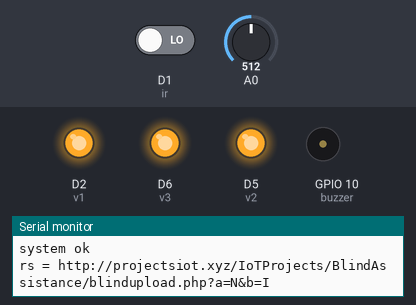
Bench run of a sketch on a simulated ESP8266 (NodeMCU). Shown: output pins drawn as LEDs (lit = HIGH), buzzer (waves = sounding, pin HIGH), the last lines printed to the serial monitor. The inputs (shaded band) are chosen by the test bench; at power-on: A0 = 512, D1 (ir) LOW. WiFi joins after 1.5 s; servers stay silent unless stated; uploads are accepted with an empty reply.

Above: at 9.3 s.
9.4 s: A0 set to 492
At 11.93 s:
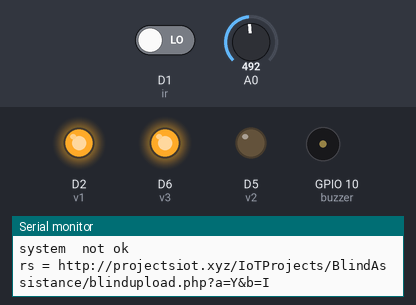
16.6 s: D1 (ir) driven HIGH
At 21.0 s:
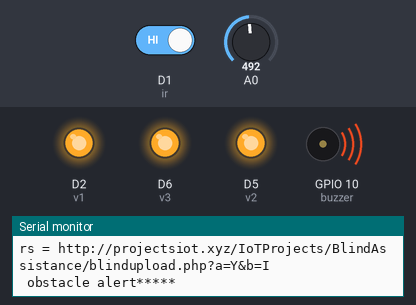
23.8 s: D1 (ir) driven LOW
At 24.47 s:
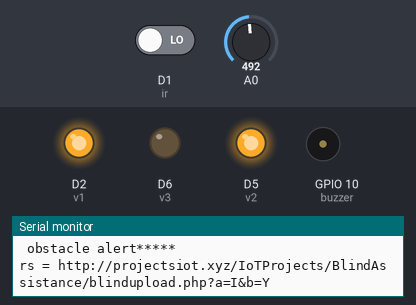
27.3 s: A0 set to 510
At 28.1 s:
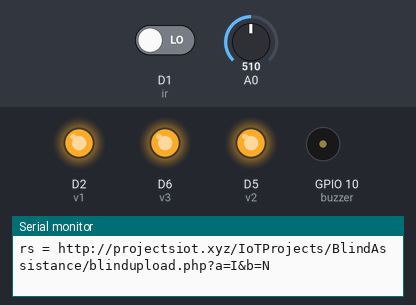
30.8 s: A0 set to 490
At 32.14 s:
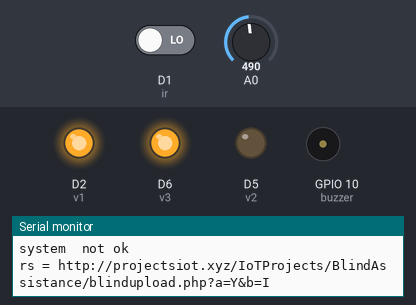
Timing chart, 0 to 37.4 s (numbered marks = the images above; inputs shaded):
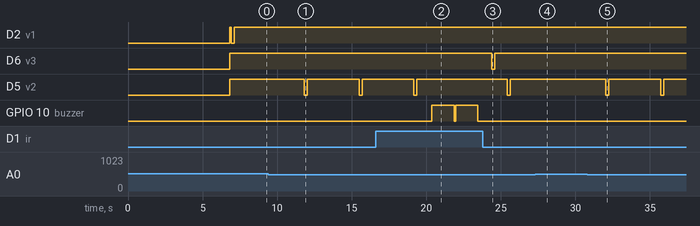

The sketch:

blind_people.ino
```cpp
#include <ESP8266WiFi.h>
#include <ESP8266HTTPClient.h>

#include <LiquidCrystal.h>
#include <String.h>

// WiFi parameters to be configured
const char* ssid = "project12"; // Hoofdlettergevoelig
const char* password = "project123456"; // Hoofdlettergevoelig
String a = "http://sms.scubedigi.com/api.php?username=Mydreamacd&password=Mydre@m123&to=9014449822&from=MYDREM&message=";
String msg = "\0";
String r = "http://projectsiot.xyz/IoTProjects/BlindAssistance/blindupload.php?a=";
String rs = "\0";
String obs = "\0";
String fir = "\0";
int alc;

//LiquidCrystal lcd (D0,D9,D10,D8,D6,D7);
//#define fire_sensor D1
//#define obstacle_sensor D0

//#define m11 D2
//#define m12 D3
//#define m21 D4
//#define m22 D5

#define v1 D2
#define v2 D5
#define v3 D6

#define ir D1

#define buzzer 10


//#define gled D8
//#define rled 1

unsigned int obstacle = 0;
unsigned int fire = 0;
/*
void forward ()
{
  digitalWrite(m11, HIGH);
  digitalWrite(m12, LOW);
  digitalWrite(m21, HIGH);
  digitalWrite(m22, LOW);
  delay(10);
}

void backward ()
{
  digitalWrite(m12, HIGH);
  digitalWrite(m11, LOW);
  digitalWrite(m22, HIGH);
  digitalWrite(m21, LOW);
  delay(10);
}
void left ()
{
  digitalWrite(m12, LOW);
  digitalWrite(m11, HIGH);
  digitalWrite(m21, LOW);
  digitalWrite(m22, HIGH);
  delay(10);
}

void right ()
{

  digitalWrite(m11, LOW);
  digitalWrite(m12, HIGH);
  digitalWrite(m21, HIGH);
  digitalWrite(m22, LOW);
  delay(10);
}
void stopp ()
{
  digitalWrite(m12, LOW);
  digitalWrite(m11, LOW);
  digitalWrite(m22, LOW);
  digitalWrite(m21, LOW);
  delay(10);
}
*/
void beep ()
{
  digitalWrite(buzzer,HIGH); delay(1500);
  digitalWrite(buzzer,LOW); delay(100);
}

void setup() {
  Serial.begin(9600);
  Serial.println("power up");

//pinMode (rled,OUTPUT);
//pinMode (gled,OUTPUT);

//pinMode (m11,OUTPUT);
//pinMode (m12,OUTPUT);
//pinMode (m21,OUTPUT);
//pinMode (m22,OUTPUT);
//pinMode (fire_sensor,INPUT);
//pinMode (obstacle_sensor,INPUT);
pinMode (v1,OUTPUT);
pinMode (v2,OUTPUT);
pinMode (v3,OUTPUT);
pinMode (ir,INPUT);

pinMode (buzzer,OUTPUT);
/*lcd.begin(16, 2);
  lcd.clear();
  lcd.setCursor(0, 0);
  lcd.print("***ASSISTANCE ***");
  lcd.setCursor( 0, 1);
  lcd.print("    FOR BLIND       ");
  delay(2500);

lcd.clear();
lcd.setCursor(0,0);
        lcd.print("CONNECTING--TO");
        lcd.setCursor( 2,1);
         lcd.print(ssid);
         delay(100);
*/
Serial.print("Bezig met verbinden");
  WiFi.begin(ssid, password); // Connect to WiFi

  // while wifi not connected yet, print '.'
  // then after it connected, get out of the loop
  while (WiFi.status() != WL_CONNECTED) {
     delay(500);
     Serial.print(".");
  }

  // Verbonden.
  Serial.println("OK!");

  // Access Point (SSID).
  Serial.print("SSID: ");
  Serial.println(WiFi.SSID());

  // IP adres.
  Serial.print("IP: ");
  Serial.println(WiFi.localIP());
Serial.println("state---------------1");
  // Signaalsterkte.
  long rssi = WiFi.RSSI();
  Serial.print("Signaal sterkte (RSSI): ");
  Serial.print(rssi);
  Serial.println(" dBm");
  Serial.println("");


Serial.print("A = "); Serial.println("http://projectsiot.xyz/IoTProjects/HealthCare/healthupload.php?a=U&b=86&c=L");


if(WiFi.status()== WL_CONNECTED){ //Check WiFi connection status

    HTTPClient http; //Declare an object of class HTTPClient

  http.begin("http://projectsiot.xyz/IoTProjects/DrunkDrive/uploadstatus.php?a=U");

int httpCode = http.GET(); //Send the request
    if (httpCode > 0) { //Check the returning code
      String payload = http.getString(); //Get the request response payload
      Serial.println(payload); //Print the response payload
    }
    http.end(); //Close connection

delay(5000);


digitalWrite(v1,HIGH);
digitalWrite(v2,HIGH);
digitalWrite(v3,HIGH);
delay(100);


digitalWrite(v1,LOW);
digitalWrite(v2,HIGH);
digitalWrite(v3,HIGH);
delay(200);
digitalWrite(v1,HIGH);
digitalWrite(v2,HIGH);
digitalWrite(v3,HIGH);
delay(1000);
}

}


void loop()
{

obstacle = digitalRead(ir);
//fire = digitalRead(fire_sensor);
alc=analogRead(A0);
Serial.print(F("alc = ")); Serial.println(alc);
//delay(2000);
//Serial.print(F("fire = ")); Serial.println(fire);
if((alc<500)||(alc>590))
{
  Serial.println("system  not ok ");

  rs = r+'Y'+ "&b=" + 'I';;
  send2server ();
  /*lcd.setCursor(0, 0);
  lcd.print("SYTEM  OK        ");
  lcd.setCursor( 0, 1);
  lcd.print("                    ");
  delay(1500);
  */


digitalWrite(v1,HIGH);
digitalWrite(v2,LOW);
digitalWrite(v3,HIGH);
delay(200);
digitalWrite(v1,HIGH);
digitalWrite(v2,HIGH);
digitalWrite(v3,HIGH);
delay(1000);


}
else
{
  Serial.println("system ok ");
   rs = r+'N'+ "&b=" + 'I';;
  send2server ();
   /*lcd.setCursor(0, 0);
  lcd.print("SYTEM NOT OK        ");
  lcd.setCursor( 0, 1);
  lcd.print("                    ");
  delay(1500);*/
//  digitalWrite(relay,LOW);
  delay(500);
 // beep();
  //beep();
}
if ((obstacle == 1))
{
   Serial.println(" obstacle alert*****");
  //stopp ();
  beep ();
  beep();
  rs = r+'I'+"&b="+'Y';
  send2server ();
delay(100);

digitalWrite(v3,LOW);
digitalWrite(v2,HIGH);
digitalWrite(v1,HIGH);
delay(200);
digitalWrite(v1,HIGH);
digitalWrite(v2,HIGH);
digitalWrite(v3,HIGH);
delay(100);

}
else
{
rs = r+'I'+"&b="+'N';
  send2server ();
  delay(1000);
}

/*
else if ((obstacle == 1)&&(fire == 0))
{
  Serial.println("obstacle present");
  stopp ();
  beep ();
  rs = r+'N'+"&b="+'Y';
  send2server ();
 delay(200);
  left ();
  delay(700);
  forward ();
  delay(200);
}

else if ((fire == 1)&&(obstacle == 0))
{
  Serial.println("FIRE ALERT");
  stopp ();
  beep ();
  rs = r+'Y'+"&b="+'N';
  send2server ();
  fir = 'Y';
  digitalWrite(relay,HIGH);
  delay(2000);
  digitalWrite(relay,LOW);
  delay(2000);
  forward ();
  delay(200);
}
else
{
  forward ();
   rs = r+'N'+"&b="+'N';
  send2server ();
}*/
} // LOOP

void send2server ()
{
Serial.print("rs = "); Serial.println(rs);
if(WiFi.status()== WL_CONNECTED){ //Check WiFi connection status

    HTTPClient http; //Declare an object of class HTTPClient
 http.begin(rs);

int httpCode = http.GET(); //Send the request
    if (httpCode > 0) { //Check the returning code
      String payload = http.getString(); //Get the request response payload
      Serial.println(payload); //Print the response payload
    }
    http.end(); //Close connection

delay(500);
}
}
```

Measured:
- the behaviour switches between 500 and 499 on A0 (found by bisection; images 0 and 1)
- after the input at 9.4 s, D5 (v2): alternates HIGH for 3.5 s and LOW for 0.20 s, starting after 2.4 s
- after the input at 16.6 s, D5 (v2): goes on until 19.4 s, then stays HIGH; GPIO 10 (buzzer): alternates HIGH for 1.5 s and LOW for 0.10 s, starting after 3.8 s
- after the input at 23.8 s, GPIO 10 (buzzer): stays LOW (without the input it goes to HIGH after 2.8 s)
- after the input at 27.3 s, D5 (v2): stays HIGH (without the input it goes to LOW after 1.8 s)
- after the input at 30.8 s, D5 (v2): alternates HIGH for 3.5 s and LOW for 0.20 s, starting after 1.2 s
